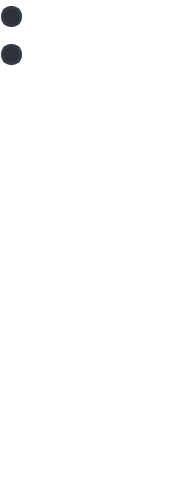
<?xml version="1.0" encoding="UTF-8"?>
<ui version="4.0">
 <class>Form</class>
 <widget class="QWidget" name="Form">
  <property name="geometry">
   <rect>
    <x>0</x>
    <y>0</y>
    <width>180</width>
    <height>497</height>
   </rect>
  </property>
  <property name="windowTitle">
   <string>Form</string>
  </property>
  <property name="styleSheet">
   <string notr="true">QWidget{
background-color:transparent;
}
QListWidget{
background-color:transparent;
}


QListWidget::item:selected{
background-color:transparent;
}
QListWidget::item:hover{
background-color:transparent;
}
QListWidget::item{
	border:none;
}

/* SCROLL BARS */
QScrollBar:horizontal {
    border: none;
    background: rgb(52, 59, 72);
    height: 14px;
    margin: 0px 21px 0 21px;
	border-radius: 0px;
}
QScrollBar::handle:horizontal {
    background: rgb(85, 170, 255);
    min-width: 25px;
	border-radius: 7px
}
QScrollBar::add-line:horizontal {
    border: none;
    background: rgb(55, 63, 77);
    width: 20px;
	border-top-right-radius: 7px;
    border-bottom-right-radius: 7px;
    subcontrol-position: right;
    subcontrol-origin: margin;
}
QScrollBar::sub-line:horizontal {
    border: none;
    background: rgb(55, 63, 77);
    width: 20px;
	border-top-left-radius: 7px;
    border-bottom-left-radius: 7px;
    subcontrol-position: left;
    subcontrol-origin: margin;
}
QScrollBar::up-arrow:horizontal, QScrollBar::down-arrow:horizontal
{
     background: none;
}
QScrollBar::add-page:horizontal, QScrollBar::sub-page:horizontal
{
     background: none;
}
 QScrollBar:vertical {
	border: none;
    background: rgb(52, 59, 72);
    width: 14px;
    margin: 21px 0 21px 0;
	border-radius: 0px;
 }
 QScrollBar::handle:vertical {	
	background: rgb(85, 170, 255);
    min-height: 25px;
	border-radius: 7px
 }
 QScrollBar::add-line:vertical {
     border: none;
    background: rgb(55, 63, 77);
     height: 20px;
	border-bottom-left-radius: 7px;
    border-bottom-right-radius: 7px;
     subcontrol-position: bottom;
     subcontrol-origin: margin;
 }
 QScrollBar::sub-line:vertical {
	border: none;
    background: rgb(55, 63, 77);
     height: 20px;
	border-top-left-radius: 7px;
    border-top-right-radius: 7px;
     subcontrol-position: top;
     subcontrol-origin: margin;
 }
 QScrollBar::up-arrow:vertical, QScrollBar::down-arrow:vertical {
     background: none;
 }

 QScrollBar::add-page:vertical, QScrollBar::sub-page:vertical {
     background: none;
 }

QLabel{
background-color:transparent;
color:rgba(255,255,255,150);
}

/* CHECKBOX */
QCheckBox::indicator {
    border: 3px solid rgb(52, 59, 72);
	width: 15px;
	height: 15px;
	border-radius: 10px;
    background: rgb(44, 49, 60);
}
QCheckBox::indicator:hover {
    border: 3px solid rgb(58, 66, 81);
}
QCheckBox::indicator:checked {
    background: 3px solid rgb(52, 59, 72);
	border: 3px solid rgb(52, 59, 72);	
	
	background-image: url(:/icons/16x16/cil-check-alt.png);
}
</string>
  </property>
  <layout class="QVBoxLayout" name="verticalLayout">
   <property name="leftMargin">
    <number>0</number>
   </property>
   <property name="topMargin">
    <number>0</number>
   </property>
   <property name="rightMargin">
    <number>0</number>
   </property>
   <property name="bottomMargin">
    <number>0</number>
   </property>
   <item>
    <widget class="QFrame" name="frame_2">
     <property name="minimumSize">
      <size>
       <width>0</width>
       <height>30</height>
      </size>
     </property>
     <property name="frameShape">
      <enum>QFrame::StyledPanel</enum>
     </property>
     <property name="frameShadow">
      <enum>QFrame::Raised</enum>
     </property>
     <layout class="QHBoxLayout" name="horizontalLayout_2">
      <property name="spacing">
       <number>0</number>
      </property>
      <property name="leftMargin">
       <number>0</number>
      </property>
      <property name="topMargin">
       <number>0</number>
      </property>
      <property name="rightMargin">
       <number>0</number>
      </property>
      <property name="bottomMargin">
       <number>0</number>
      </property>
      <item>
       <widget class="QCheckBox" name="renderListCheckBox">
        <property name="minimumSize">
         <size>
          <width>0</width>
          <height>30</height>
         </size>
        </property>
        <property name="font">
         <font>
          <family>Segoe UI</family>
          <pointsize>11</pointsize>
          <weight>75</weight>
          <bold>true</bold>
         </font>
        </property>
        <property name="styleSheet">
         <string notr="true">color:rgba(255,255,255,150);</string>
        </property>
        <property name="text">
         <string>Render All Frames</string>
        </property>
        <property name="checked">
         <bool>true</bool>
        </property>
       </widget>
      </item>
      <item>
       <spacer name="horizontalSpacer_4">
        <property name="orientation">
         <enum>Qt::Horizontal</enum>
        </property>
        <property name="sizeHint" stdset="0">
         <size>
          <width>40</width>
          <height>20</height>
         </size>
        </property>
       </spacer>
      </item>
     </layout>
    </widget>
   </item>
   <item>
    <widget class="QFrame" name="frame">
     <property name="minimumSize">
      <size>
       <width>0</width>
       <height>30</height>
      </size>
     </property>
     <property name="frameShape">
      <enum>QFrame::StyledPanel</enum>
     </property>
     <property name="frameShadow">
      <enum>QFrame::Raised</enum>
     </property>
     <layout class="QHBoxLayout" name="horizontalLayout">
      <property name="spacing">
       <number>0</number>
      </property>
      <property name="leftMargin">
       <number>0</number>
      </property>
      <property name="topMargin">
       <number>0</number>
      </property>
      <property name="rightMargin">
       <number>0</number>
      </property>
      <property name="bottomMargin">
       <number>0</number>
      </property>
      <item>
       <widget class="QCheckBox" name="segmentingCheckBox">
        <property name="minimumSize">
         <size>
          <width>0</width>
          <height>30</height>
         </size>
        </property>
        <property name="font">
         <font>
          <family>Segoe UI</family>
          <pointsize>11</pointsize>
          <weight>75</weight>
          <bold>true</bold>
         </font>
        </property>
        <property name="styleSheet">
         <string notr="true">color:rgba(255,255,255,150);</string>
        </property>
        <property name="text">
         <string>Segmenting</string>
        </property>
        <property name="checked">
         <bool>true</bool>
        </property>
       </widget>
      </item>
      <item>
       <spacer name="horizontalSpacer">
        <property name="orientation">
         <enum>Qt::Horizontal</enum>
        </property>
        <property name="sizeHint" stdset="0">
         <size>
          <width>40</width>
          <height>20</height>
         </size>
        </property>
       </spacer>
      </item>
     </layout>
    </widget>
   </item>
   <item>
    <widget class="QListWidget" name="listWidget">
     <property name="focusPolicy">
      <enum>Qt::NoFocus</enum>
     </property>
     <property name="layoutDirection">
      <enum>Qt::LeftToRight</enum>
     </property>
     <property name="styleSheet">
      <string notr="true"/>
     </property>
     <property name="frameShape">
      <enum>QFrame::NoFrame</enum>
     </property>
     <property name="dragEnabled">
      <bool>true</bool>
     </property>
     <property name="dragDropMode">
      <enum>QAbstractItemView::NoDragDrop</enum>
     </property>
     <property name="selectionMode">
      <enum>QAbstractItemView::ExtendedSelection</enum>
     </property>
     <property name="verticalScrollMode">
      <enum>QAbstractItemView::ScrollPerPixel</enum>
     </property>
     <property name="horizontalScrollMode">
      <enum>QAbstractItemView::ScrollPerPixel</enum>
     </property>
    </widget>
   </item>
  </layout>
 </widget>
 <resources>
  <include location="qtresources.qrc"/>
 </resources>
 <connections/>
</ui>
